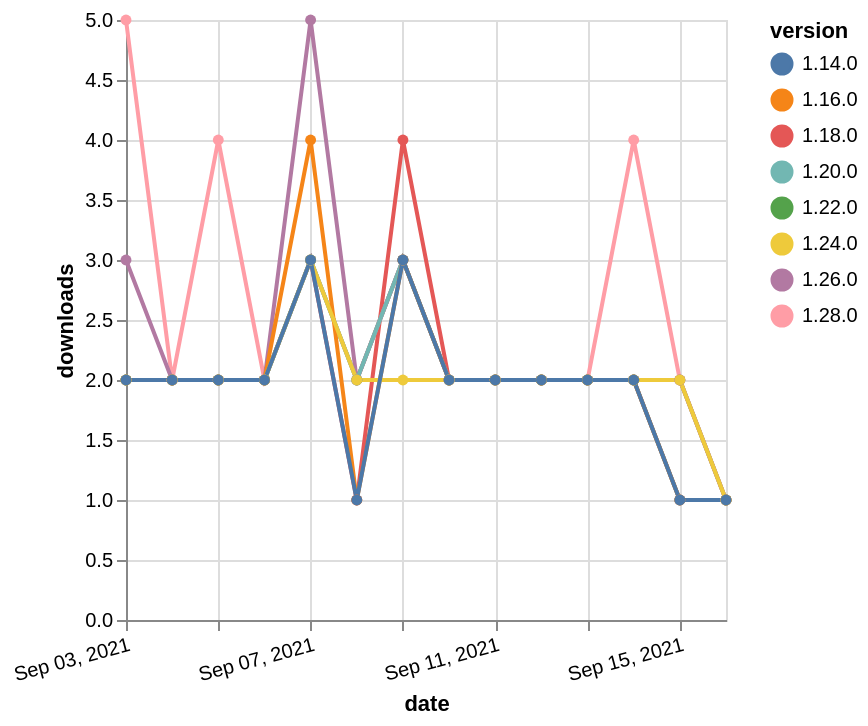

Write a Vega-Lite specification for this figure.
### Vega-Lite specification from a JSON file in a GitHub repository (floating-point values rounded to 4 significant figures)
{"$schema": "https://vega.github.io/schema/vega-lite/v5.json", "description": "A simple bar chart with embedded data.", "data": {"values": [{"date": "2021-09-03", "total": 2047, "delta": 2, "version": "1.18.0"}, {"date": "2021-09-04", "total": 2049, "delta": 2, "version": "1.18.0"}, {"date": "2021-09-05", "total": 2051, "delta": 2, "version": "1.18.0"}, {"date": "2021-09-06", "total": 2053, "delta": 2, "version": "1.18.0"}, {"date": "2021-09-07", "total": 2056, "delta": 3, "version": "1.18.0"}, {"date": "2021-09-08", "total": 2057, "delta": 1, "version": "1.18.0"}, {"date": "2021-09-09", "total": 2061, "delta": 4, "version": "1.18.0"}, {"date": "2021-09-10", "total": 2063, "delta": 2, "version": "1.18.0"}, {"date": "2021-09-11", "total": 2065, "delta": 2, "version": "1.18.0"}, {"date": "2021-09-12", "total": 2067, "delta": 2, "version": "1.18.0"}, {"date": "2021-09-13", "total": 2069, "delta": 2, "version": "1.18.0"}, {"date": "2021-09-14", "total": 2071, "delta": 2, "version": "1.18.0"}, {"date": "2021-09-15", "total": 2072, "delta": 1, "version": "1.18.0"}, {"date": "2021-09-16", "total": 2073, "delta": 1, "version": "1.18.0"}, {"date": "2021-09-03", "total": 1487, "delta": 2, "version": "1.22.0"}, {"date": "2021-09-04", "total": 1489, "delta": 2, "version": "1.22.0"}, {"date": "2021-09-05", "total": 1491, "delta": 2, "version": "1.22.0"}, {"date": "2021-09-06", "total": 1493, "delta": 2, "version": "1.22.0"}, {"date": "2021-09-07", "total": 1496, "delta": 3, "version": "1.22.0"}, {"date": "2021-09-08", "total": 1498, "delta": 2, "version": "1.22.0"}, {"date": "2021-09-09", "total": 1501, "delta": 3, "version": "1.22.0"}, {"date": "2021-09-10", "total": 1503, "delta": 2, "version": "1.22.0"}, {"date": "2021-09-11", "total": 1505, "delta": 2, "version": "1.22.0"}, {"date": "2021-09-12", "total": 1507, "delta": 2, "version": "1.22.0"}, {"date": "2021-09-13", "total": 1509, "delta": 2, "version": "1.22.0"}, {"date": "2021-09-14", "total": 1511, "delta": 2, "version": "1.22.0"}, {"date": "2021-09-15", "total": 1513, "delta": 2, "version": "1.22.0"}, {"date": "2021-09-16", "total": 1514, "delta": 1, "version": "1.22.0"}, {"date": "2021-09-03", "total": 240, "delta": 5, "version": "1.28.0"}, {"date": "2021-09-04", "total": 242, "delta": 2, "version": "1.28.0"}, {"date": "2021-09-05", "total": 246, "delta": 4, "version": "1.28.0"}, {"date": "2021-09-06", "total": 248, "delta": 2, "version": "1.28.0"}, {"date": "2021-09-07", "total": 251, "delta": 3, "version": "1.28.0"}, {"date": "2021-09-08", "total": 253, "delta": 2, "version": "1.28.0"}, {"date": "2021-09-09", "total": 256, "delta": 3, "version": "1.28.0"}, {"date": "2021-09-10", "total": 258, "delta": 2, "version": "1.28.0"}, {"date": "2021-09-11", "total": 260, "delta": 2, "version": "1.28.0"}, {"date": "2021-09-12", "total": 262, "delta": 2, "version": "1.28.0"}, {"date": "2021-09-13", "total": 264, "delta": 2, "version": "1.28.0"}, {"date": "2021-09-14", "total": 268, "delta": 4, "version": "1.28.0"}, {"date": "2021-09-15", "total": 270, "delta": 2, "version": "1.28.0"}, {"date": "2021-09-16", "total": 271, "delta": 1, "version": "1.28.0"}, {"date": "2021-09-03", "total": 772, "delta": 3, "version": "1.26.0"}, {"date": "2021-09-04", "total": 774, "delta": 2, "version": "1.26.0"}, {"date": "2021-09-05", "total": 776, "delta": 2, "version": "1.26.0"}, {"date": "2021-09-06", "total": 778, "delta": 2, "version": "1.26.0"}, {"date": "2021-09-07", "total": 783, "delta": 5, "version": "1.26.0"}, {"date": "2021-09-08", "total": 785, "delta": 2, "version": "1.26.0"}, {"date": "2021-09-09", "total": 788, "delta": 3, "version": "1.26.0"}, {"date": "2021-09-10", "total": 790, "delta": 2, "version": "1.26.0"}, {"date": "2021-09-11", "total": 792, "delta": 2, "version": "1.26.0"}, {"date": "2021-09-12", "total": 794, "delta": 2, "version": "1.26.0"}, {"date": "2021-09-13", "total": 796, "delta": 2, "version": "1.26.0"}, {"date": "2021-09-14", "total": 798, "delta": 2, "version": "1.26.0"}, {"date": "2021-09-15", "total": 800, "delta": 2, "version": "1.26.0"}, {"date": "2021-09-16", "total": 801, "delta": 1, "version": "1.26.0"}, {"date": "2021-09-03", "total": 1647, "delta": 2, "version": "1.20.0"}, {"date": "2021-09-04", "total": 1649, "delta": 2, "version": "1.20.0"}, {"date": "2021-09-05", "total": 1651, "delta": 2, "version": "1.20.0"}, {"date": "2021-09-06", "total": 1653, "delta": 2, "version": "1.20.0"}, {"date": "2021-09-07", "total": 1656, "delta": 3, "version": "1.20.0"}, {"date": "2021-09-08", "total": 1658, "delta": 2, "version": "1.20.0"}, {"date": "2021-09-09", "total": 1661, "delta": 3, "version": "1.20.0"}, {"date": "2021-09-10", "total": 1663, "delta": 2, "version": "1.20.0"}, {"date": "2021-09-11", "total": 1665, "delta": 2, "version": "1.20.0"}, {"date": "2021-09-12", "total": 1667, "delta": 2, "version": "1.20.0"}, {"date": "2021-09-13", "total": 1669, "delta": 2, "version": "1.20.0"}, {"date": "2021-09-14", "total": 1671, "delta": 2, "version": "1.20.0"}, {"date": "2021-09-15", "total": 1672, "delta": 1, "version": "1.20.0"}, {"date": "2021-09-16", "total": 1673, "delta": 1, "version": "1.20.0"}, {"date": "2021-09-03", "total": 2433, "delta": 2, "version": "1.16.0"}, {"date": "2021-09-04", "total": 2435, "delta": 2, "version": "1.16.0"}, {"date": "2021-09-05", "total": 2437, "delta": 2, "version": "1.16.0"}, {"date": "2021-09-06", "total": 2439, "delta": 2, "version": "1.16.0"}, {"date": "2021-09-07", "total": 2443, "delta": 4, "version": "1.16.0"}, {"date": "2021-09-08", "total": 2444, "delta": 1, "version": "1.16.0"}, {"date": "2021-09-09", "total": 2447, "delta": 3, "version": "1.16.0"}, {"date": "2021-09-10", "total": 2449, "delta": 2, "version": "1.16.0"}, {"date": "2021-09-11", "total": 2451, "delta": 2, "version": "1.16.0"}, {"date": "2021-09-12", "total": 2453, "delta": 2, "version": "1.16.0"}, {"date": "2021-09-13", "total": 2455, "delta": 2, "version": "1.16.0"}, {"date": "2021-09-14", "total": 2457, "delta": 2, "version": "1.16.0"}, {"date": "2021-09-15", "total": 2458, "delta": 1, "version": "1.16.0"}, {"date": "2021-09-16", "total": 2459, "delta": 1, "version": "1.16.0"}, {"date": "2021-09-03", "total": 981, "delta": 2, "version": "1.24.0"}, {"date": "2021-09-04", "total": 983, "delta": 2, "version": "1.24.0"}, {"date": "2021-09-05", "total": 985, "delta": 2, "version": "1.24.0"}, {"date": "2021-09-06", "total": 987, "delta": 2, "version": "1.24.0"}, {"date": "2021-09-07", "total": 990, "delta": 3, "version": "1.24.0"}, {"date": "2021-09-08", "total": 992, "delta": 2, "version": "1.24.0"}, {"date": "2021-09-09", "total": 994, "delta": 2, "version": "1.24.0"}, {"date": "2021-09-10", "total": 996, "delta": 2, "version": "1.24.0"}, {"date": "2021-09-11", "total": 998, "delta": 2, "version": "1.24.0"}, {"date": "2021-09-12", "total": 1000, "delta": 2, "version": "1.24.0"}, {"date": "2021-09-13", "total": 1002, "delta": 2, "version": "1.24.0"}, {"date": "2021-09-14", "total": 1004, "delta": 2, "version": "1.24.0"}, {"date": "2021-09-15", "total": 1006, "delta": 2, "version": "1.24.0"}, {"date": "2021-09-16", "total": 1007, "delta": 1, "version": "1.24.0"}, {"date": "2021-09-03", "total": 2330, "delta": 2, "version": "1.14.0"}, {"date": "2021-09-04", "total": 2332, "delta": 2, "version": "1.14.0"}, {"date": "2021-09-05", "total": 2334, "delta": 2, "version": "1.14.0"}, {"date": "2021-09-06", "total": 2336, "delta": 2, "version": "1.14.0"}, {"date": "2021-09-07", "total": 2339, "delta": 3, "version": "1.14.0"}, {"date": "2021-09-08", "total": 2340, "delta": 1, "version": "1.14.0"}, {"date": "2021-09-09", "total": 2343, "delta": 3, "version": "1.14.0"}, {"date": "2021-09-10", "total": 2345, "delta": 2, "version": "1.14.0"}, {"date": "2021-09-11", "total": 2347, "delta": 2, "version": "1.14.0"}, {"date": "2021-09-12", "total": 2349, "delta": 2, "version": "1.14.0"}, {"date": "2021-09-13", "total": 2351, "delta": 2, "version": "1.14.0"}, {"date": "2021-09-14", "total": 2353, "delta": 2, "version": "1.14.0"}, {"date": "2021-09-15", "total": 2354, "delta": 1, "version": "1.14.0"}, {"date": "2021-09-16", "total": 2355, "delta": 1, "version": "1.14.0"}]}, "width": "container", "mark": {"type": "line", "point": {"filled": true}}, "encoding": {"x": {"field": "date", "type": "temporal", "timeUnit": "yearmonthdate", "title": "date", "axis": {"labelAngle": -15}}, "y": {"field": "delta", "type": "quantitative", "title": "downloads"}, "color": {"field": "version", "type": "nominal"}, "tooltip": {"field": "delta"}}}
